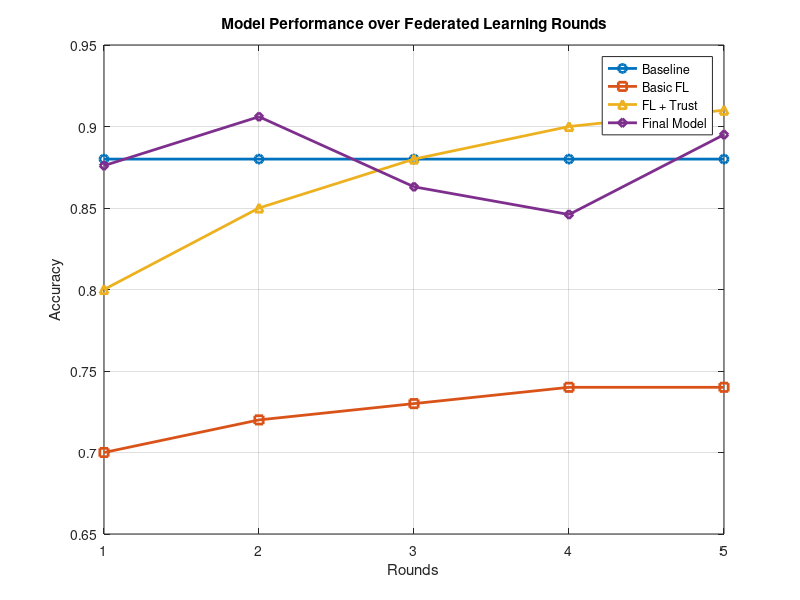

MATLAB code for this plot:
rounds = [1 2 3 4 5];

baseline = [0.88 0.88 0.88 0.88 0.88];
basic_fl = [0.70 0.72 0.73 0.74 0.74];
fl_trust = [0.80 0.85 0.88 0.90 0.91];
final_model = [0.876 0.906 0.863 0.846 0.895];

plot(rounds, baseline, '-o', 'LineWidth', 2)
hold on
plot(rounds, basic_fl, '-s', 'LineWidth', 2)
plot(rounds, fl_trust, '-^', 'LineWidth', 2)
plot(rounds, final_model, '-d', 'LineWidth', 2)

xlabel('Rounds')
ylabel('Accuracy')
title('Model Performance over Federated Learning Rounds')

legend('Baseline','Basic FL','FL + Trust','Final Model')

grid on
